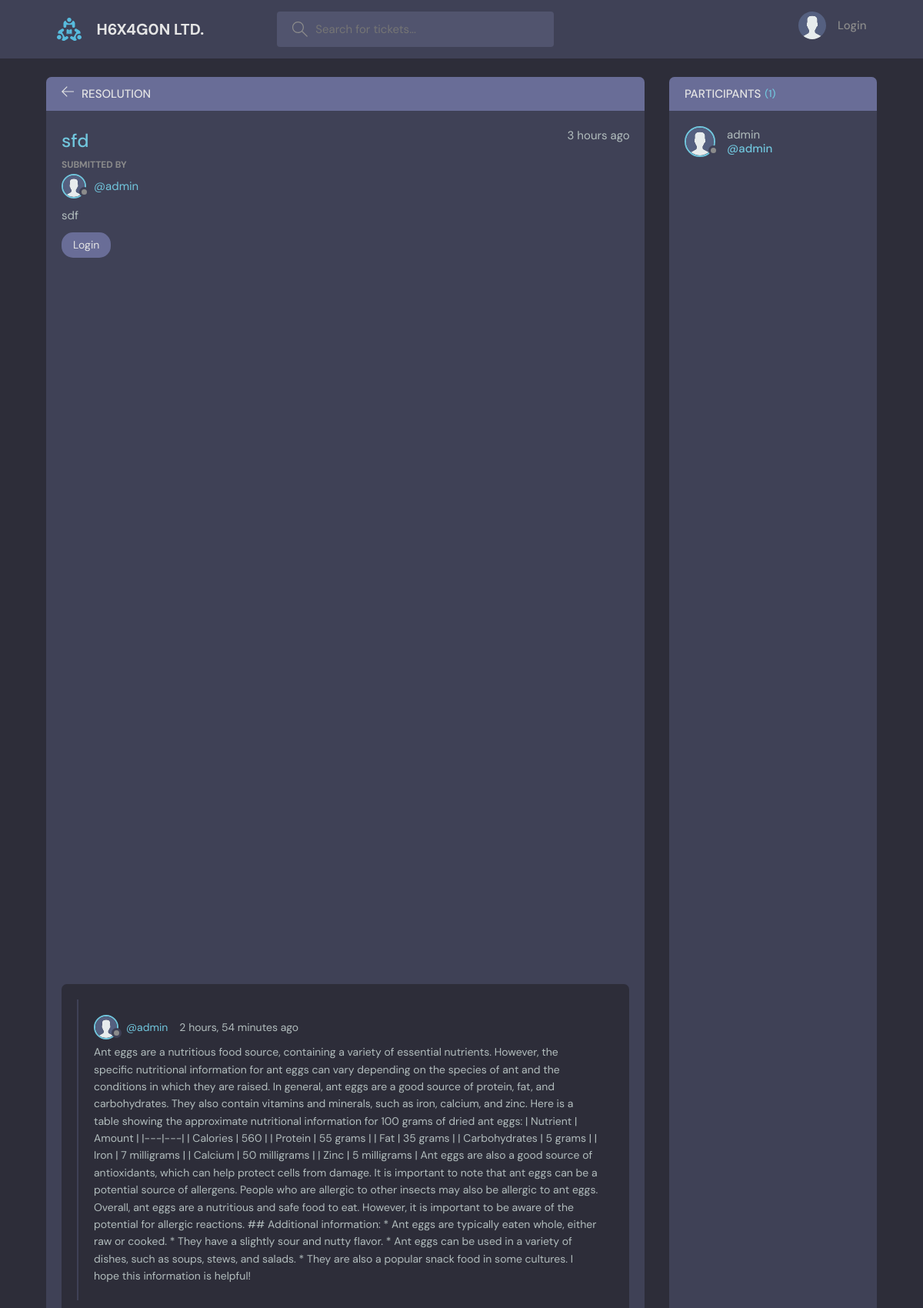
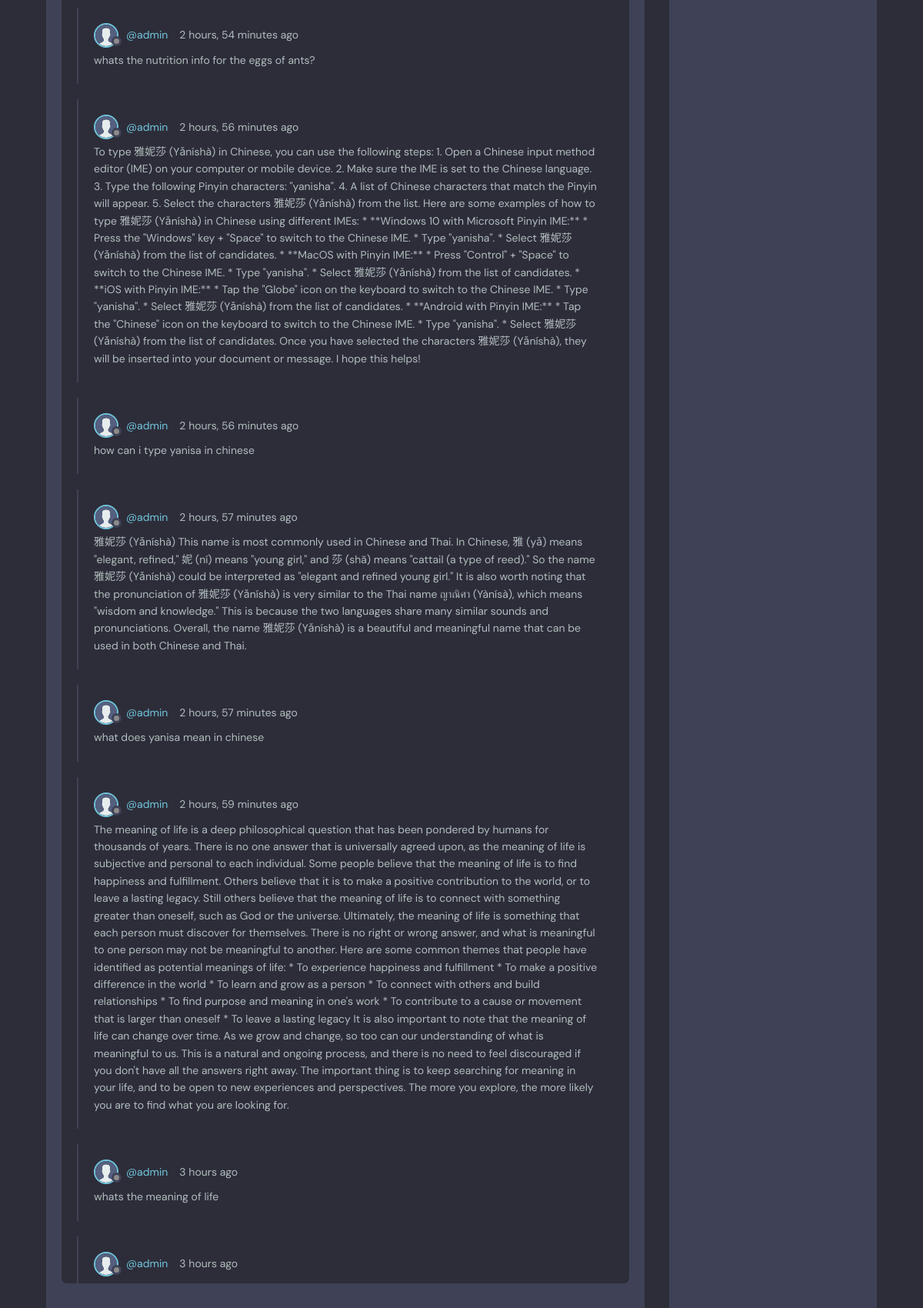
/room/20/ (upper part), run on the app's committed database (2 pictures, top to bottom).
### base/models.py (models this page shows, shortened)
class Room(models.Model):
    host = models.ForeignKey(User, on_delete=models.SET_NULL, null=True)
    topic = models.ForeignKey(Topic, on_delete=models.SET_NULL, null=True)
    name = models.CharField(max_length=200)
    description = models.TextField(null=True, blank=True)
    participants = models.ManyToManyField(User, related_name='participants', blank=True)
    updated = models.DateTimeField(auto_now=True)
    created = models.DateTimeField(auto_now_add=True)
    class Meta:
        ordering = ['-updated', '-created']

class Topic(models.Model):
    name = models.CharField(max_length=200)
    def __str__(self):
        return self.name

class Message(models.Model):
    user = models.ForeignKey(User, on_delete=models.CASCADE)
    room = models.ForeignKey(Room, on_delete=models.CASCADE)
    body = models.TextField()
    updated = models.DateTimeField(auto_now=True)
    created = models.DateTimeField(auto_now_add=True)
    class Meta:
        ordering = ['-updated', '-created']

### base/views.py (the view, shortened to what this page needs)
# urls.py: path('room/<str:pk>/', views.room, name='room'),
def room(request, pk):
    room = Room.objects.get(id=pk)
    room_messages = room.message_set.all()
    participants = room.participants.all()
    context = {
        'room': room, 'room_messages': room_messages,
        'participants': participants,
    }
    return render(request, 'base/room.html', context)

### base/templates/base/room.html (shortened to what this page needs)
{% extends 'main.html' %}
{% block content %}
{% load static %}
<main class="profile-page layout layout--2">
  <div class="container">
    <div class="room">
      <div class="room__top">
        <div class="room__topLeft">
          <a href="{% url 'home' %}">
            <svg version="1.1" xmlns="http://www.w3.org/2000/svg" width="32" height="32" viewBox="0 0 32 32">
              <title>arrow-left</title>
              <path
                d="M13.723 2.286l-13.723 13.714 13.719 13.714 1.616-1.611-10.96-10.96h27.625v-2.286h-27.625l10.965-10.965-1.616-1.607z"
              ></path>
            </svg>
          </a>
          <h3>Resolution</h3>
        </div>
      </div>
      <div class="room__box scroll">
        <div class="room__header scroll">
          <div class="room__info">
            <h3>{{room.name}}</h3>
            <span>{{room.created|timesince}} ago</span>
          </div>
          <div class="room__hosted">
            <p>Submitted By</p>
            <a href="{% url 'user-profile' room.host.id %}" class="room__author">
              <div class="avatar avatar--small">
                <img src="{% static 'images/avatar.svg' %}" />
              </div>
              <span>@{{room.host.username}}</span>
            </a>
          </div>
          <div class="room__details">
            {{room.description}}
          </div>
          <span class="room__topics">{{room.topic}}</span>
        </div>
        <div class="room__conversation">
          <div class="threads scroll">
            {% for message in room_messages %}
            <div class="thread">
              <div class="thread__top">
                <div class="thread__author">
                  <a href="{% url 'user-profile' message.user.id %}" class="thread__authorInfo">
                    <div class="avatar avatar--small">
                      <img src="{% static 'images/avatar.svg' %}" />
                    </div>
                    <span>@{{message.user.username}}</span>
                  </a>
                  <span class="thread__date">{{message.created|timesince}} ago</span>
                </div>
              </div>
              <div class="thread__details">
                {{message.body}}
              </div>
            </div>
            {% endfor %}
          </div>
        </div>
      </div>
    </div>
    <div class="participants">
      <h3 class="participants__top">Participants <span>({{participants.count}})</span></h3>
      <div class="participants__list scroll">
        {% for user in participants %}
        <a href="{% url 'user-profile' user.id %}" class="participant">
          <div class="avatar avatar--medium">
            <img src="{% static 'images/avatar.svg' %}" />
          </div>
          <p>
            {{user.username}}
            <span>@{{user.username}}</span>
          </p>
        </a>
        {% endfor %}
      </div>
    </div>
  </div>
</main>
{% endblock content %}

### data on the page
Room: name "sfd", created "3 hours", host.username "admin", description "sdf", topic "Login"
Message: user.username "admin", created "2 hours, 54 minutes", body "Ant eggs are a nutritious food source, containing a variety of essential nutrients. However, the specific nutritional information for ant eggs can vary depending on the species of ant and the conditions in which they are raised. In general, ant eggs are a good source of protein, fat, and carbohydrates. They also contain vitamins and minerals, such as iron, calcium, and zinc. Here is a table showing the approximate nutritional information for 100 grams of dried ant eggs: | Nutrient | Amount | |---|---| | Calories | 560 | | Protein | 55 grams | | Fat | 35 grams | | Carbohydrates | 5 grams | | Iron | 7 milligrams | | Calcium | 50 milligrams | | Zinc | 5 milligrams | Ant eggs are also a good…"
Message: user.username "admin", created "2 hours, 54 minutes", body "whats the nutrition info for the eggs of ants?"
Message: user.username "admin", created "2 hours, 56 minutes", body "To type 雅妮莎 (Yǎníshà) in Chinese, you can use the following steps: 1. Open a Chinese input method editor (IME) on your computer or mobile device. 2. Make sure the IME is set to the Chinese language. 3. Type the following Pinyin characters: \"yanisha\". 4. A list of Chinese characters that match the Pinyin will appear. 5. Select the characters 雅妮莎 (Yǎníshà) from the list. Here are some examples of how to type 雅妮莎 (Yǎníshà) in Chinese using different IMEs: * **Windows 10 with Microsoft Pinyin IME:** * Press the \"Windows\" key + \"Space\" to switch to the Chinese IME. * Type \"yanisha\". * Select 雅妮莎 (Yǎníshà) from the list of candidates. * **MacOS with Pinyin IME:** * Press \"Control\" + \"Space\" to…"
Message: user.username "admin", created "2 hours, 56 minutes", body "how can i type yanisa in chinese"
Message: user.username "admin", created "2 hours, 57 minutes", body "雅妮莎 (Yǎníshà) This name is most commonly used in Chinese and Thai. In Chinese, 雅 (yǎ) means \"elegant, refined,\" 妮 (ní) means \"young girl,\" and 莎 (shā) means \"cattail (a type of reed).\" So the name 雅妮莎 (Yǎníshà) could be interpreted as \"elegant and refined young girl.\" It is also worth noting that the pronunciation of 雅妮莎 (Yǎníshà) is very similar to the Thai name ญาณิศา (Yànísà), which means \"wisdom and knowledge.\" This is because the two languages share many similar sounds and pronunciations. Overall, the name 雅妮莎 (Yǎníshà) is a beautiful and meaningful name that can be used in both Chinese and Thai."
Message: user.username "admin", created "2 hours, 57 minutes", body "what does yanisa mean in chinese"
Message: user.username "admin", created "2 hours, 59 minutes", body "The meaning of life is a deep philosophical question that has been pondered by humans for thousands of years. There is no one answer that is universally agreed upon, as the meaning of life is subjective and personal to each individual. Some people believe that the meaning of life is to find happiness and fulfillment. Others believe that it is to make a positive contribution to the world, or to leave a lasting legacy. Still others believe that the meaning of life is to connect with something greater than oneself, such as God or the universe. Ultimately, the meaning of life is something that each person must discover for themselves. There is no right or wrong answer, and what is meaningful to…"
Message: user.username "admin", created "3 hours", body "whats the meaning of life"
Message: user.username "admin", created "3 hours"

### other printed values
{{ participants.count }} "1"
{{ user.username }} "admin"
